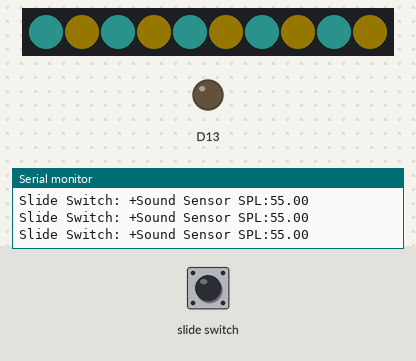
Bench run of a sketch on a simulated Adafruit Circuit Playground Express. Parts: 10 RGB LEDs in strip order, left to right, output pins drawn as LEDs (lit = HIGH), the last lines printed to the serial monitor. The inputs (shaded band) are chosen by the test bench. Dim RGB values are drawn brighter than linear.

Above: at 1.2 s.
1.3 s: slide switch set LOW
At 1.8 s:
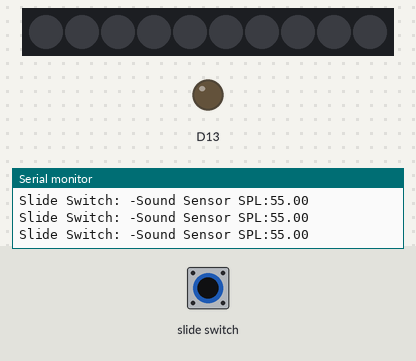
2.8 s: slide switch set HIGH
At 4.3 s:
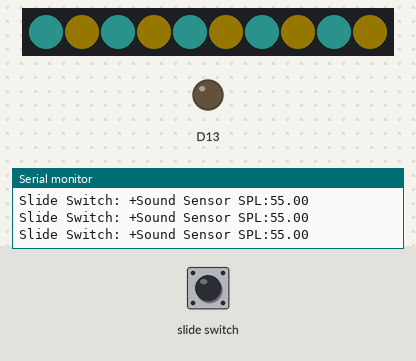
5.8 s: slide switch pulsed LOW 2 times (0.12 s each, 0.3 s apart)
Timing chart, 0 to 8.8 s (numbered marks = the images above; inputs shaded):
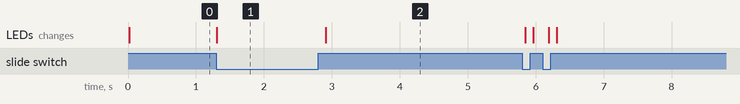

The sketch:

LeftyButton.ino
```cpp
#include <Adafruit_CircuitPlayground.h>

bool slideSwitch;
float soundLevel;

void setup() {
  // put your setup code here, to run once:
  Serial.begin(9600);
CircuitPlayground.begin();

}

void loop() {
  // put your main code here, to run repeatedly:
soundLevel = CircuitPlayground.mic.soundPressureLevel(10);
//insert Sound Pressure level
Serial.print("Sound Sensor SPL:");
Serial.println(soundLevel);

//When sound sensor activates, Purple LEDs will react to sound causing intense flickering
if (soundLevel > 50) {
for (int i = 0; i < 10; i++) {
  CircuitPlayground.setPixelColor(i, 121, 3, 253);
}
} else {
CircuitPlayground.clearPixels();
}

//whenever left button is pressed the lights will turn on
slideSwitch = CircuitPlayground.slideSwitch();

Serial.print("Slide Switch: ");
  if (slideSwitch) {
    Serial.print("+"); //Slide switch is on
  } else {
    Serial.print("-"); //Slide switch is off to 'sound mode'
  }

if (slideSwitch) {
//Set color of every light, mainly blue and yellow to symbolize calm silence
CircuitPlayground.setPixelColor(0, 64, 224, 208);
CircuitPlayground.setPixelColor(1, 253, 200, 3);
CircuitPlayground.setPixelColor(2, 64, 224, 208);
CircuitPlayground.setPixelColor(3, 253, 200, 3);
CircuitPlayground.setPixelColor(4, 64, 224, 208);
CircuitPlayground.setPixelColor(5, 253, 200, 3);

CircuitPlayground.setPixelColor(6, 64, 224, 208);
CircuitPlayground.setPixelColor(7, 253, 200, 3);
CircuitPlayground.setPixelColor(8, 64, 224, 208);
CircuitPlayground.setPixelColor(9, 253, 200, 3);
} else {
//when the switch is turned, all LEDs turn into the colors above
  CircuitPlayground.clearPixels();
}
delay(100);

}
```

Measured:
- after the input at 1.3 s, the LEDs: change at once (image 1)
- after the input at 2.8 s, the LEDs: change after 0.11 s (image 2)
